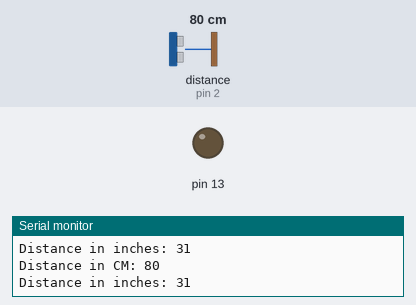
Bench run of a sketch on a simulated Arduino Uno, built with avr-gcc and run on an emulated ATmega328P. Parts: output pins drawn as LEDs (lit = HIGH), the last lines printed to the serial monitor. Wiring (inferred from the names in the program): ultrasonic range finder: trigger pin 3; echo pin 2. The inputs (shaded band) are chosen by the test bench; at power-on: distance to the obstacle (sensor on pin 2) 80 cm. The echo pulse lasts 58.3 µs per cm; pins used as bus, display or sensor lines are not drawn.

Above: at 1.8 s.
1.9 s: distance to the obstacle (sensor on pin 2) set to 12 cm
4.2 s: distance to the obstacle (sensor on pin 2) set to 9 cm
At 6.2 s:
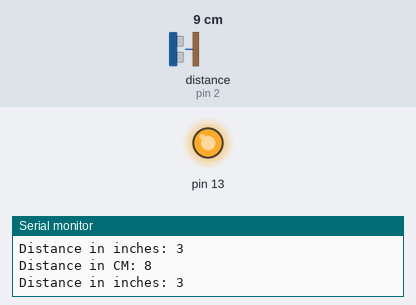
6.5 s: distance to the obstacle (sensor on pin 2) set to 18 cm
At 7.9 s:
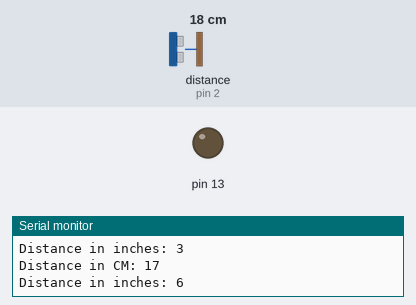
8.5 s: distance to the obstacle (sensor on pin 2) set to 2 cm
At 9.6 s:
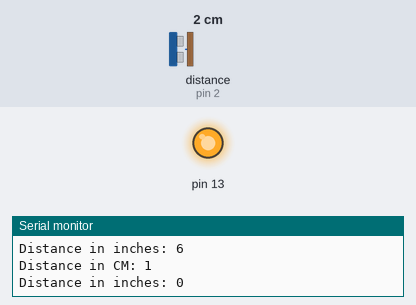
Timing chart, 0 to 11.5 s (numbered marks = the images above; inputs shaded):
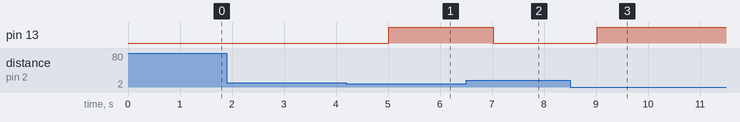

Measured:
- the behaviour switches between 11 and 10 cm on distance to the obstacle (sensor on pin 2) (found by bisection; images 0 and 1)
- after the input at 4.2 s, pin 13: LOW → HIGH after 0.82 s
- after the input at 6.5 s, pin 13: HIGH → LOW after 0.52 s
- after the input at 8.5 s, pin 13: LOW → HIGH after 0.52 s

The sketch:

arduino-acoustic-sensor.ino
```cpp
#define PIN_TRIG 3
#define PIN_ECHO 2

// Sets the mode for each pin being used

void setup() {

  pinMode(13, OUTPUT);
  Serial.begin(115200);
  pinMode(PIN_TRIG, OUTPUT);
  pinMode(PIN_ECHO, INPUT);

}

// Sets the environment

void loop() {

  // Start a new measurement:

  digitalWrite(PIN_TRIG, HIGH);
  delayMicroseconds(10);
  digitalWrite(PIN_TRIG, LOW);


  // Read the result:

  int duration = pulseIn(PIN_ECHO, HIGH);

  // Tells the arduino when each led should be on

  int led_valuer = (duration / 58)>50;
  int led_valuey = (duration / 58)>=10 && (duration / 58)<=50;
  int led_valueg = (duration / 58)<10;

  // Tells the arduino which LED is connected to each pin

  digitalWrite(11, led_valuer);
  digitalWrite(12, led_valuey);
  digitalWrite(13, led_valueg);

   // Prints the output of the distance sensor in centimeters and inches

  Serial.print("Distance in CM: ");
  Serial.println(duration / 58);
  Serial.print("Distance in inches: ");
  Serial.println(duration / 148);

  // Time between sensor detections

  delay(1000);

}
```

average-of-three-numbers.c
```cpp
#include <stdio.h>

int main() {

    // Declares variables

    float firstnumber , secondnumber , thirdnumber , results;

    // Asks for and scans user input

    printf("Enter first number: ");
    scanf("%f" , &firstnumber);

    printf("Enter second number: ");
    scanf("%f" , &secondnumber);

    printf("Enter third number: ");
    scanf("%f" , &thirdnumber);

    // Calculates results

    results = ((firstnumber + secondnumber + thirdnumber)/3);

    // Prints results

    printf("(%f + %f + %f)/3 = %f" , firstnumber, secondnumber, thirdnumber, results);

    return 0;

}
```

celsius-to-fahrenheit.c
```cpp
#include <stdio.h>

int main()
{

    // Declares variables

    int C , results ;

    // Asks for and scans user input

    printf("Enter Celsius value: ");
    scanf("%d", &C);

    // Calculates fahrenheit

    results = (C * (9.0 / 5)) + 32;

    // Prints results

    printf("F = %d", results);

    return 0;

}
```

two-resistor-added-series-and-parallel.c
```cpp
#include <stdio.h>

int main() {

    // Declares variables

    float R1 , R2 , RS , RP ;

    // Asks for and scans user input

    printf("Enter R1 value: ");
    scanf("%f" , &R1);

    printf("Enter R2 value: ");
    scanf("%f" , &R2);

    // Calculates resistors in series

    RS = (R1 + R2);

    // Calcukates resistors in parrallel

    RP = (R1*R2)/(R1 + R2);

    // Prints results

    printf("Series = %f\n" , RS);
    printf("Parallel = %f" , RP);

    return 0;

}
```
